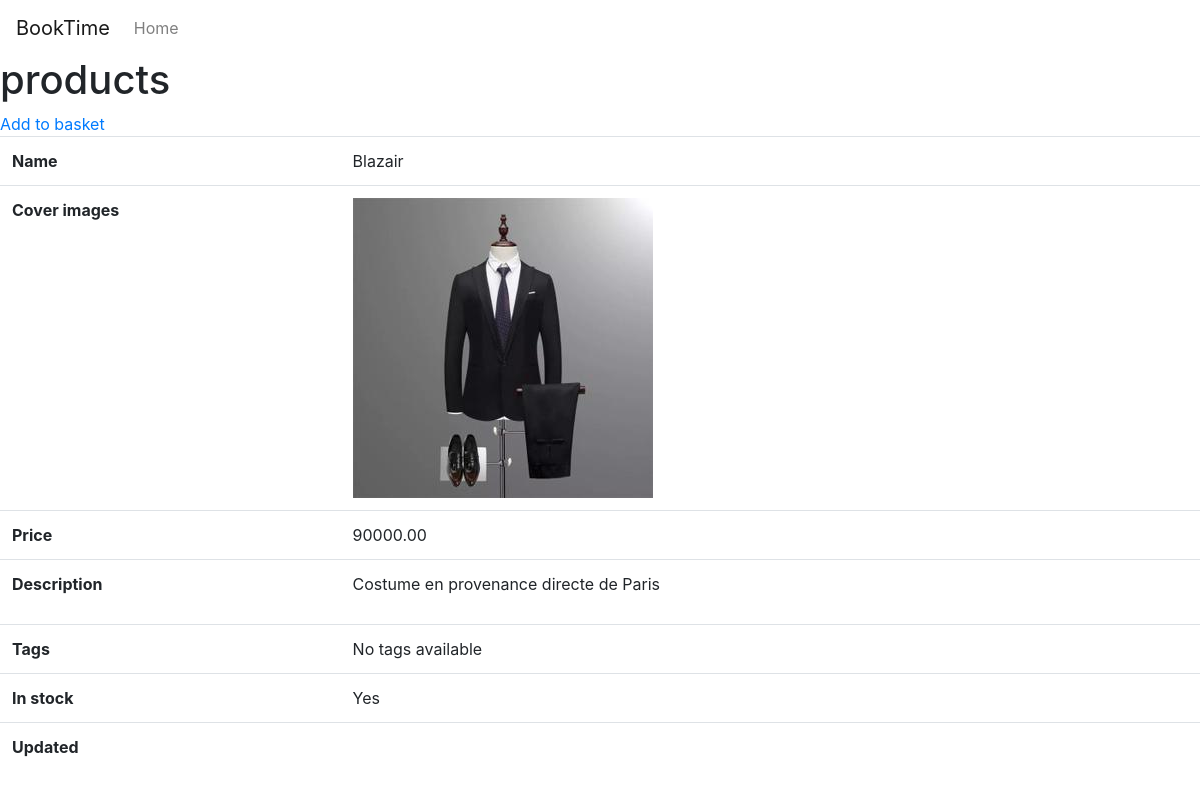
/product/blazair/, run on the app's committed database.
### main/models.py (models this page shows, shortened)
class Product(models.Model):
    name=models.CharField(max_length=32)
    description=models.TextField(blank=True)
    price=models.DecimalField(max_digits=12, decimal_places=2)
    slug=models.SlugField(max_length=48)
    active=models.BooleanField(default=True)
    in_stock=models.BooleanField(default=True)
    date_update=models.DateTimeField(auto_now=True)
    tags=models.ManyToManyField(ProductTag, blank=True)
    objects=ActiveManager()

class ProductImage(models.Model):
    product=models.ForeignKey(
        Product, on_delete=models.CASCADE
    )
    thumbnail=models.ImageField(
        upload_to="product-thumbnails", null=True
    )
    image=models.ImageField(upload_to='product-images')

### main/views.py (the view)
# urls.py: path('product/<slug:slug>/', views.ProductView.as_view(),
class ProductView(DetailView):
    model=Product
    template_name='main/product_detail.html'

### main/templates/main/product_detail.html (shortened to what this page needs)
{% extends "base.html" %}
{% block content %}
   <h1>products</h1>
    <table class="table">
     <tr>
       <th>Name</th>
       <td>{{ object.name }}</td>
     </tr>
     <tr>
       <th>Cover images</th>
       <td>
         <div id="imagebox">
           {% for image in object.productimage_set.all %}
            <img src="{{ image.thumbnail.url }}" alt="cover"/>
          {% endfor %}
         </div>
       </td>
     </tr>
     <tr>
     <th>Price</th>
     <td>{{ object.price }}</td>
     </tr>
     <tr>
       <th>Description</th>
       <td>{{ object.description|linebreaks }}</td>
     </tr>
     <tr>
       <th>Tags</th>
        <td>{{ object.tags.all|join:","|default:"No tags available" }}</td>
     </tr>
     <tr>
       <th>In stock</th>
       <td>{{ object.in_stock|yesno|capfirst }}</td>
     </tr>
     <tr>
       <th>Updated</th>
       <td>{{ object.date_updated|date:"F Y" }}</td>
     </tr>
    <a href="{% url 'add_to_basket' %}?product_id={{object.id}}">
       Add to basket
    </a>
 </table>
{% endblock content %}

### data on the page
Product: name "Blazair", price "90000.00", description "Costume en provenance directe de Paris", tags.all "No tags available", in_stock "Yes"
ProductImage: thumbnail (picture)
